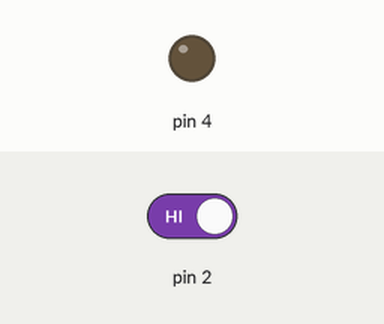
Simulated run of this sketch. Board: Arduino Uno, built with avr-gcc and run on an emulated ATmega328P. Parts: output pins drawn as LEDs (lit = HIGH). The inputs (shaded band) are chosen by the test bench; at power-on: pin 2 HIGH.

Above: at 1.2 s.
1.3 s: pin 2 driven LOW
At 2.0 s:
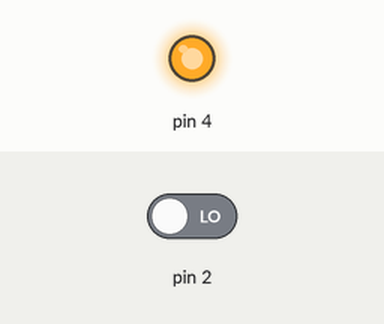
2.8 s: pin 2 driven HIGH
At 3.1 s:
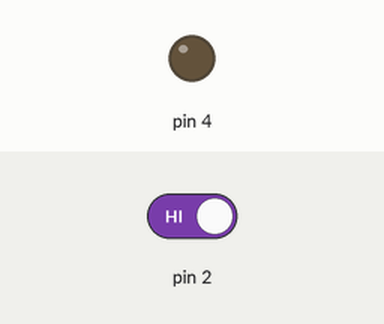
Timing chart, 0 to 5.8 s (numbered marks = the images above; inputs shaded):
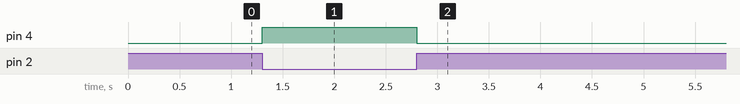

Measured:
- after the input at 1.3 s, pin 4: LOW → HIGH at once
- after the input at 2.8 s, pin 4: HIGH → LOW at once

The sketch:

btn_led.ino
```cpp
void setup() {
  // put your setup code here, to run once:
  pinMode(2,INPUT);
  pinMode(4,OUTPUT);
}

void loop() {
  // put your main code here, to run repeatedly:
  if(digitalRead(2)==LOW){
    digitalWrite(4,HIGH);
  }
  if(digitalRead(2)==HIGH){
    digitalWrite(4,LOW);
  }
}
```
